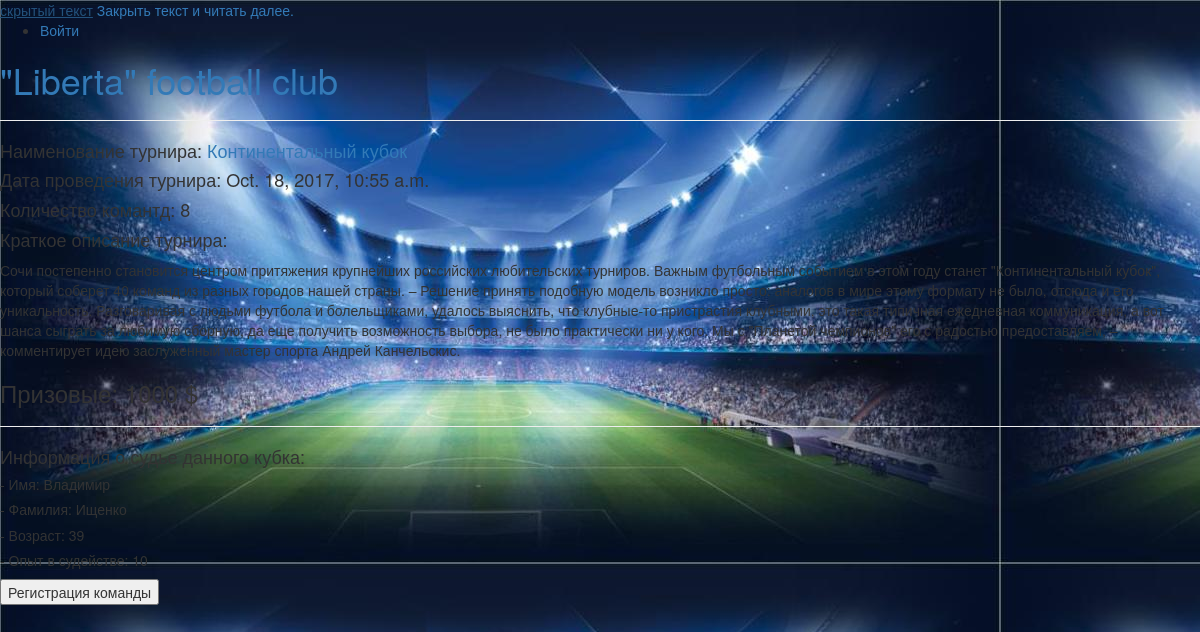
Screenshot of /tournament/6 with the database file from the repository.
### football/models.py (models this page shows, shortened)
class Cup(models.Model):
    cup_name = models.CharField(max_length=200)
    cup_information = models.TextField(default="Это будет очень хороший турнир!")
    count_commands = models.IntegerField(default=8)
    prize = models.IntegerField(default=1000)
    date = models.DateTimeField(default=timezone.now() + datetime.timedelta(days = 30))
    referee = models.ForeignKey(Referee, on_delete=models.CASCADE)

class Referee(models.Model):
    first_name = models.CharField(max_length=100)
    second_name = models.CharField(max_length=100)
    age = models.IntegerField(default=25)
    experience = models.IntegerField(default=1)

### football/views.py (the view)
# urls.py: url(r'^tournament/(?P<tournament_id>[0-9]+)', views.tournament, name = "tournament"),
def tournament(request, tournament_id):
    context = {"cup" : Cup.objects.get(id=tournament_id), "referee" : Cup.objects.get(id=tournament_id).referee}
    return render_to_response("football/tournament.html", context)

### football/templates/football/tournament.html
{% extends "main.html" %}
{% block tournament %}
    <div class="tournament">
        <hr>
        <h4>Наименование турнира: <a href = {% url "football:registration"  cup.id %}>{{ cup.cup_name }}</a></h4>
        <h4>Дата проведения турнира: {{ cup.date }}</h4>
        <h4>Количество комантд: {{ cup.count_commands }}</h4>
        <h4>Краткое описание турнира:</h4>
        <p>{{ cup.cup_information }}</p>
        <h3>Призовые: {{ cup.prize }} $</h3>
        <hr>
        <h4>Информация о судье данного кубка:</h4>
        <h5>   - Имя: {{ referee.first_name }}</h5>
        <h5>   - Фамилия: {{ referee.second_name }}</h5>
        <h5>   - Возраст: {{ referee.age }}</h5>
        <h5>   - Опыт в судействе: {{ referee.experience }} </h5>
    </div>
    <form action={% url "football:registration"  cup.id%}>
        <input  class="button" type="submit" value="Регистрация команды">
    </form>
{% endblock %}

### templates/main.html (style rules this page uses)
body { background-image: url("../fone.jpg"); }

### rows the page displays
Cup: cup_name "Континентальный кубок", date "Oct. 18, 2017, 10:55 a.m.", count_commands "8", cup_information "Сочи постепенно становится центром притяжения крупнейших российских любительских турниров. Важным футбольным событием в этом году станет \"Континентальный кубок\", который соберет 40 команд из разных городов нашей страны. – Решение принять подобную модель возникло просто: аналогов в мире этому формату не было, отсюда и его уникальность. Разговаривая с людьми футбола и болельщиками, удалось выяснить, что клубные-то пристрастия клубными, это такая типичная ежедневная коммуникация, а вот шанса сыграть за любимую сборную, да еще получить возможность выбора, не было практически ни у кого. Мы с \"Планетой чемпионов\" его с радостью предоставляем, – комментирует идею заслуженный мастер спорта Андрей…", prize "1000"
Referee: first_name "Владимир", second_name "Ищенко", age "39", experience "10"
